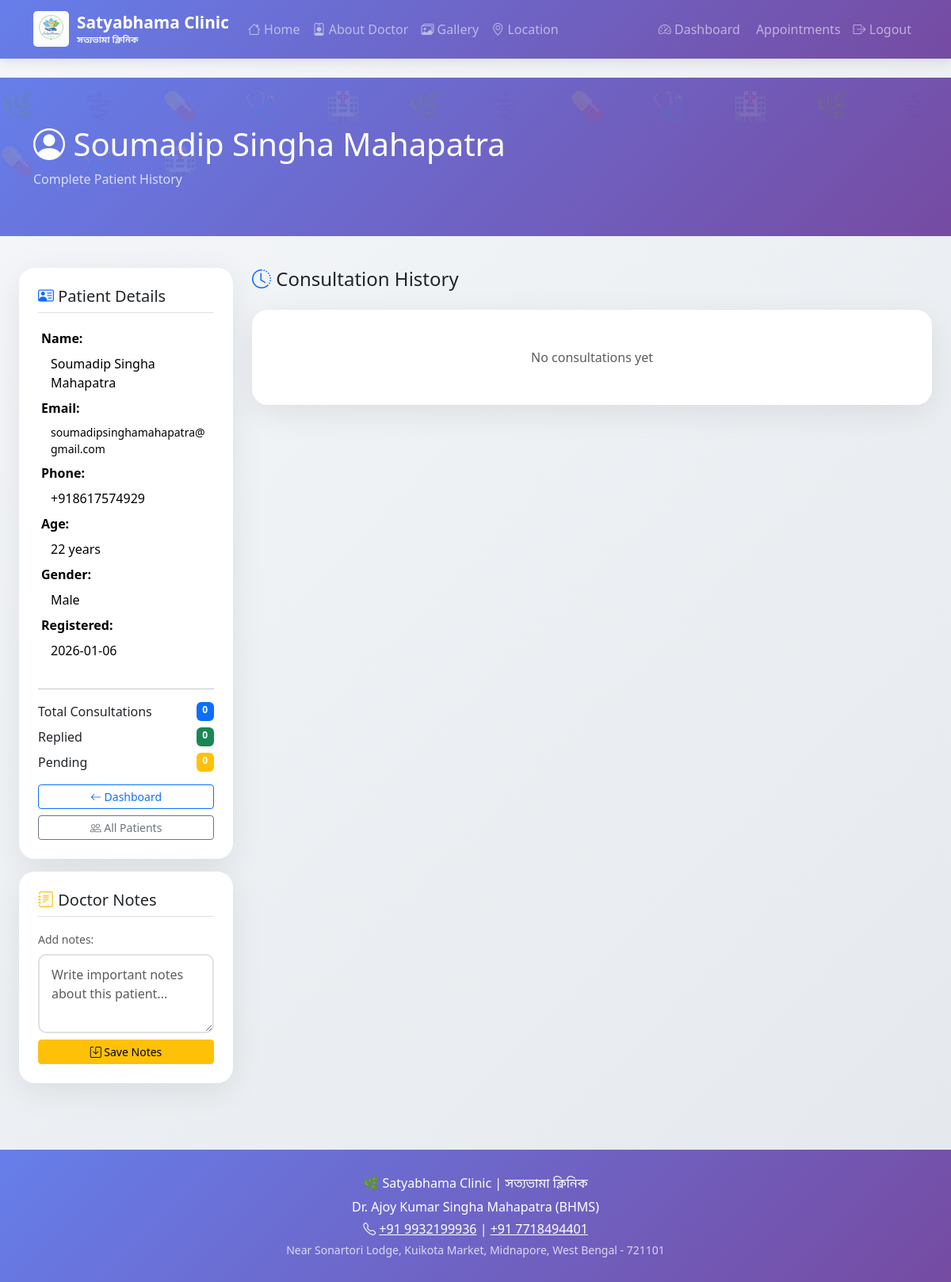
Page /doctor/patient/soumadipsinghamahapatra@gmail.com (signed in) on the committed database.
### tables this page shows
CREATE TABLE users (
                id INTEGER PRIMARY KEY AUTOINCREMENT,
                name TEXT NOT NULL,
                email TEXT UNIQUE NOT NULL,
                password TEXT NOT NULL,
                phone TEXT,
                age INTEGER,
                gender TEXT,
                role TEXT DEFAULT 'patient',
                doctor_notes TEXT,
                notes_updated TIMESTAMP,
                created_at TIMESTAMP DEFAULT CURRENT_TIMESTAMP
            );

### app/main.py (the view)
@app.route("/doctor/patient/<patient_email>")
def doctor_view_patient(patient_email):
    if "user" not in session or session["user"]["role"] != "doctor":
        flash("Please login as doctor", "warning")
        return redirect(url_for("doctor_login"))
    patient_info = get_user(patient_email)
    patient_history = get_patient_history(patient_email)
    if not patient_info:
        flash("Patient not found", "danger")
        return redirect(url_for("doctor_dashboard"))
    return render_template("doctor/patient_detail.html",
                         patient=patient_info,
                         history=patient_history)

### app/database_local.py (called while the page is built)
def get_db_connection():
    try:
        conn = sqlite3.connect(DB_FILE)
        conn.row_factory = sqlite3.Row
        return conn
    except Exception as e:
        print(f"Database connection error: {e}")
        return None

def get_user(email):
    conn = get_db_connection()
    if not conn:
        return None
    try:
        cur = conn.cursor()
        cur.execute("SELECT * FROM users WHERE email = ?", (email,))
        row = cur.fetchone()
        return dict(row) if row else None
    except Exception as e:
        print(f"Error: {e}")
        return None
    finally:
        conn.close()

def load_patient_consultations(patient_email):
    conn = get_db_connection()
    if not conn:
        return []
    try:
        cur = conn.cursor()
        cur.execute("SELECT * FROM consultations WHERE patient_email = ? ORDER BY created_at DESC", (patient_email,))
        consultations = []
        for row in cur.fetchall():
            c = dict(row)
            c['images'] = json.loads(c['images']) if isinstance(c['images'], str) else []
            consultations.append(c)
        return consultations
    except Exception as e:
        print(f"Error: {e}")
        return []
    finally:
        conn.close()

def get_patient_history(patient_email):
    return load_patient_consultations(patient_email)

### app/main.py (called while the page is built)
@app.after_request
def add_security_headers(response):
    response.headers['Cache-Control'] = 'no-store, no-cache, must-revalidate'
    response.headers['X-Content-Type-Options'] = 'nosniff'
    response.headers['X-Frame-Options'] = 'SAMEORIGIN'
    return response

### app/templates/doctor/patient_detail.html (shortened to what this page needs)
{% extends "base.html" %}
{% block content %}
<div class="medical-header">
    <div class="container">
        <h1><i class="bi bi-person-circle"></i> {{ patient.name }}</h1>
        <p class="mb-0 opacity-75">Complete Patient History</p>
    </div>
</div>
<div class="container-fluid px-4">
    <div class="row">
        <div class="col-lg-3 col-md-4 mb-4">
            <div class="card p-4 mb-3">
                <h5 class="border-bottom pb-2 mb-3"><i class="bi bi-person-vcard text-primary"></i> Patient Details</h5>
                <table class="table table-sm table-borderless">
                    <tr><td><strong>Name:</strong></td></tr>
                    <tr><td class="ps-3">{{ patient.name }}</td></tr>
                    <tr><td><strong>Email:</strong></td></tr>
                    <tr><td class="ps-3 small text-break">{{ patient.email }}</td></tr>
                    <tr><td><strong>Phone:</strong></td></tr>
                    <tr><td class="ps-3">{{ patient.phone or 'N/A' }}</td></tr>
                    <tr><td><strong>Age:</strong></td></tr>
                    <tr><td class="ps-3">{{ patient.age or 'N/A' }} years</td></tr>
                    <tr><td><strong>Gender:</strong></td></tr>
                    <tr><td class="ps-3">{{ (patient.gender|capitalize) if patient.gender else 'N/A' }}</td></tr>
                    <tr><td><strong>Registered:</strong></td></tr>
                    <tr><td class="ps-3">
                        {% if patient.created_at %}
                            {% if patient.created_at is string %}
                                {{ patient.created_at[:10] }}
                            {% else %}
                                {{ patient.created_at.strftime('%Y-%m-%d') }}
                            {% endif %}
                        {% else %}
                            N/A
                        {% endif %}
                    </td></tr>
                </table>
                <hr>
                <div class="mb-2 d-flex justify-content-between">
                    <span>Total Consultations</span>
                    <span class="badge bg-primary">{{ history|length }}</span>
                </div>
                <div class="mb-2 d-flex justify-content-between">
                    <span>Replied</span>
                    <span class="badge bg-success">{{ history|selectattr('status', 'equalto', 'replied')|list|length }}</span>
                </div>
                <div class="mb-3 d-flex justify-content-between">
                    <span>Pending</span>
                    <span class="badge bg-warning">{{ history|selectattr('status', 'equalto', 'pending')|list|length }}</span>
                </div>
                <a href="/doctor/dashboard" class="btn btn-outline-primary btn-sm w-100 mb-2">
                    <i class="bi bi-arrow-left"></i> Dashboard
                </a>
                <a href="/doctor/patients" class="btn btn-outline-secondary btn-sm w-100">
                    <i class="bi bi-people"></i> All Patients
                </a>
            </div>
            <div class="card p-4">
                <h5 class="border-bottom pb-2 mb-3"><i class="bi bi-journal-text text-warning"></i> Doctor Notes</h5>
                <form action="/doctor/patient/{{ patient.email }}/notes" method="POST">
                    <label class="form-label small text-muted">
                        {% if patient.doctor_notes %}Edit notes:{% else %}Add notes:{% endif %}
                    </label>
                    <textarea name="patient_notes" class="form-control mb-2" rows="3"
                        placeholder="Write important notes about this patient...">{{ patient.doctor_notes or '' }}</textarea>
                    <button type="submit" class="btn btn-warning btn-sm w-100">
                        <i class="bi bi-save"></i> Save Notes
                    </button>
                </form>
            </div>
        </div>
        <div class="col-lg-9 col-md-8">
            <h4 class="mb-4"><i class="bi bi-clock-history text-primary"></i> Consultation History</h4>
            {% if history %}
                {% for h in history %}
                <div class="card mb-4 p-4" style="border-left: 5px solid {% if h.status == 'replied' %}#4caf50{% else %}#ff9800{% endif %};">
                    <div class="d-flex justify-content-between align-items-start mb-3">
                        <div>
                            <span class="badge {% if h.status == 'replied' %}bg-success{% else %}bg-warning{% endif %} mb-2">
                                {{ h.status|upper }}
                            </span>
                            <h5 class="mb-0">Consultation #{{ h.id }}</h5>
                            <small class="text-muted">
                                {% if h.created_at %}
                                    {% if h.created_at is string %}
                                        {{ h.created_at }}
                                    {% else %}
                                        {{ h.created_at.strftime('%Y-%m-%d %H:%M') }}
                                    {% endif %}
                                {% else %}
                                    N/A
                                {% endif %}
                                | Severity: {{ h.severity or 'N/A' }}
                            </small>
                        </div>
                        {% if h.status == 'pending' %}
                        <a href="/doctor/reply/{{ h.id }}" class="btn btn-primary btn-sm">
                            <i class="bi bi-reply"></i> Reply
                        </a>
                        {% endif %}
                    </div>
                    <div class="row">
                        <div class="col-md-6">
                            <p><strong>Symptoms:</strong></p>
                            <p class="bg-light p-2 rounded">{{ h.symptoms or 'N/A' }}</p>
                        </div>
                        <div class="col-md-6">
                            <p><strong>Duration:</strong> {{ h.duration or 'N/A' }}</p>
                            {% if h.medical_history %}
                            <p><strong>Medical History:</strong> {{ h.medical_history }}</p>
                            {% endif %}
                        </div>
                    </div>
                    {% if h.doctor_reply %}
                    <hr>
                    <div class="bg-success bg-opacity-10 p-3 rounded">
                        <h6 class="text-success mb-3"><i class="bi bi-check-circle"></i> Your Reply</h6>
                        <div class="row">
                            <div class="col-md-6">
                                <p class="mb-2"><strong>Diagnosis:</strong><br>{{ h.doctor_reply.diagnosis or 'N/A' }}</p>
                                <p class="mb-2"><strong>Remedies:</strong><br>{{ h.doctor_reply.remedies or 'N/A' }}</p>
                                <p class="mb-2"><strong>Potency:</strong><br>{{ h.doctor_reply.potency or 'N/A' }}</p>
                            </div>
                            <div class="col-md-6">
                                <p class="mb-2"><strong>Medicines Given:</strong><br>{{ h.doctor_reply.medicines_given or 'N/A' }}</p>
                                <p class="mb-2"><strong>Instructions:</strong><br>{{ h.doctor_reply.instructions or 'N/A' }}</p>
                                {% if h.doctor_reply.doctor_notes %}
                                <p class="mb-2 text-muted"><strong>Notes:</strong><br>{{ h.doctor_reply.doctor_notes }}</p>
                                {% endif %}
                            </div>
                        </div>
                        <small class="text-muted">
                            Replied on:
                            {% if h.doctor_reply.replied_at %}
                                {% if h.doctor_reply.replied_at is string %}
                                    {{ h.doctor_reply.replied_at }}
                                {% else %}
                                    {{ h.doctor_reply.replied_at.strftime('%Y-%m-%d %H:%M') if h.doctor_reply.replied_at else 'N/A' }}
                                {% endif %}
                            {% else %}
                                N/A
                            {% endif %}
                        </small>
                    </div>
                    {% endif %}
                </div>
                {% endfor %}
            {% else %}
            <div class="card p-5 text-center">
                <p class="text-muted mb-0">No consultations yet</p>
            </div>
            {% endif %}
        </div>
    </div>
</div>
{% endblock %}

### app/templates/base.html (style rules this page uses)
:root { --primary-purple: #667eea; --secondary-purple: #764ba2; --accent-gold: #c9a227; }
body { font-family: 'Segoe UI', Tahoma, Geneva, Verdana, sans-serif; background: linear-gradient(135deg, #f5f7fa 0%, #e4e8ec 100%); min-height: 100vh; }
.card { border: none; border-radius: 20px; box-shadow: 0 10px 40px rgba(0,0,0,0.08); }
.medical-header { background: linear-gradient(135deg, var(--primary-purple) 0%, var(--secondary-purple) 100%); color: white; padding: 60px 0; margin-bottom: 40px; position: relative; overflow: hidden; }
.medical-header::before { content: "🌿 ⚕️ 💊 🩺 🏥 🌿 ⚕️ 💊 🩺 🏥 🌿 ⚕️ 💊 🩺 🏥"; position: absolute; top: 0; left: 0; right: 0; bottom: 0; font-size: 35px; opacity: 0.1; letter-spacing: 25px; line-height: 70px; pointer-events: none; }
.form-control, .form-select { border-radius: 10px; padding: 12px 15px; border: 2px solid #e0e0e0; }

### rows in the picture
users: name "Soumadip Singha Mahapatra", email "soumadipsinghamahapatra@gmail.com", phone "+918617574929", age "22", gender "Male", created_at "2026-01-06"

### other values in the picture
{{ history|length }} "0"
{{ history|selectattr('status', 'equalto', 'replied')|list|length }} "0"
{{ history|selectattr('status', 'equalto', 'pending')|list|length }} "0"
